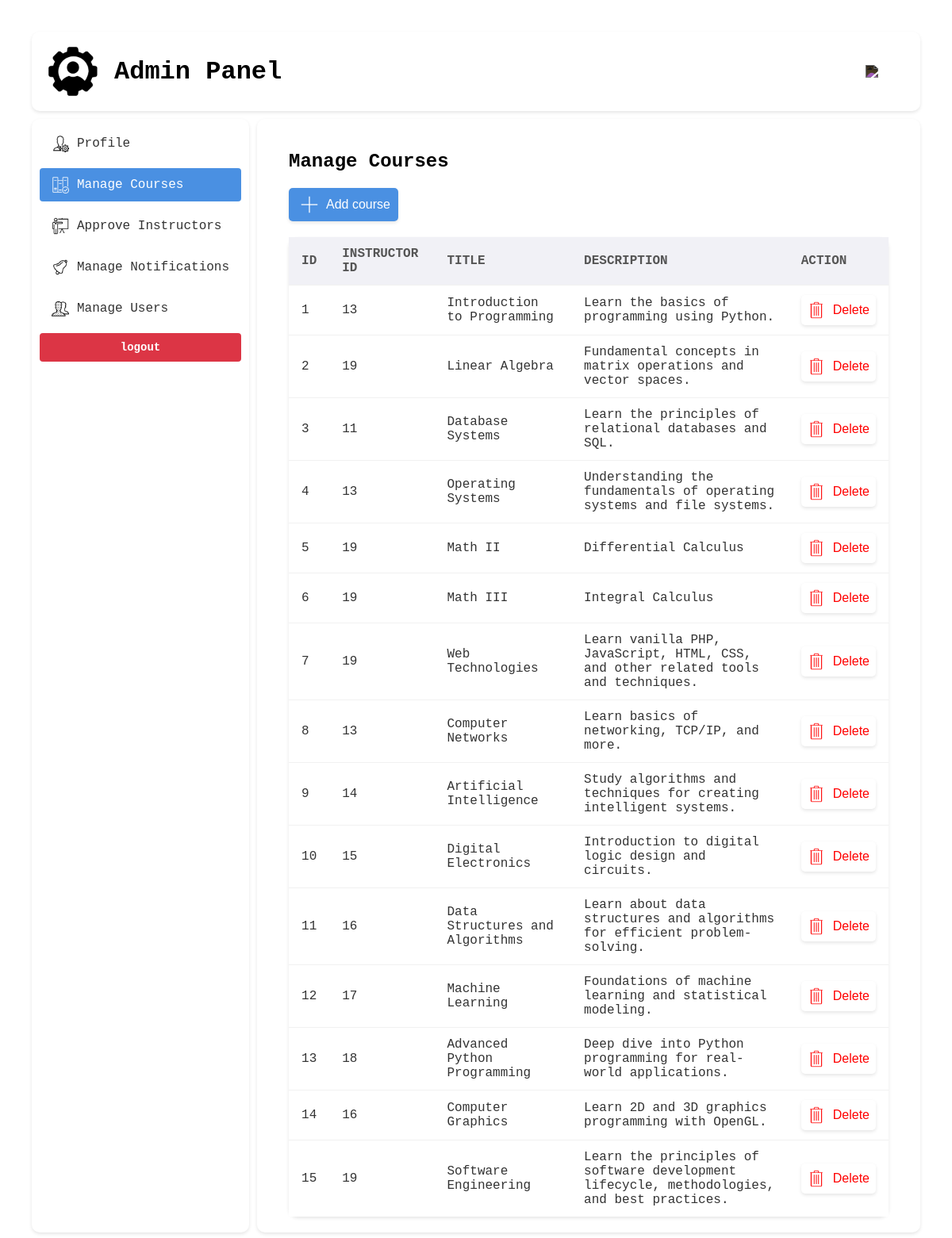
/view/admin/courses.php (signed in), run on the app's committed database.
### tables this page shows
CREATE TABLE `course` (
  `course_id` int(11) NOT NULL,
  `instructor_id` int(11) NOT NULL,
  `title` varchar(255) NOT NULL,
  `description` text DEFAULT NULL
);

### model/admin/Course.php (called while the page is built, shortened)
<?php
class Course {
    public static function getCourses() {
        $db = new Db();
        $conn = $db->open();
        $sql = "SELECT * FROM course";
        return $conn->query($sql);
    }
}

### view/admin/courses.php (the view, shortened to what this page needs)
<!DOCTYPE html>
<html>
<head>
    <link rel='stylesheet' href='../../assets/css/admin/global.css'>
    <link rel='stylesheet' href='../../assets/css/admin/view-courses.css'>
</head>
<body>
<div class="container">
    <?php include 'header.php'; ?>
    <?php include 'navigation.php' ?>
    <div>
        <h2>Manage Courses</h2>
        <a href="add_course.php" class="link-button" id="add-course"><img src='../../assets/uploads/admin/add.png'>Add course</a>
        <table>
            <tr>
                <th>ID</th>
                <th>Instructor ID</th>
                <th>Title</th>
                <th>Description</th>
                <th>Action</th>
            </tr>
            <?php
            require_once '../../model/admin/Course.php';
            $result = Course::getCourses();
            while ($row = $result->fetch_assoc()) {
                echo "<tr>
                        <td>" . $row['course_id'] . "</td>
                        <td>" . $row['instructor_id'] . "</td>
                        <td>" . $row['title'] . "</td>
                        <td>" . $row['description'] . "</td>
                        <td>
                            <a class='link-button' id='delete-course' href='../../control/admin/delete_course.php?id=" . urlencode($row['course_id']) . "'><img src='../../assets/uploads/admin/delete-red.png'>Delete</a>
                        </td>
                      </tr>";
            }
            ?>
        </table>
    </div>
</div>
</body>
</html>

### assets/css/admin/global.css (style rules this page uses)
* { font-family: 'Courier New', Tahoma, sans-serif; box-sizing: border-box; transition: all 0.2s ease; }
body { background: #ffffff; height: 100vh; margin: 0; }
.container { width: 100%; height: 100%; display: grid; grid-template-columns: max-content auto; grid-template-rows: 100px auto; grid-column-gap: 10px; grid-row-gap: 10px; padding: 40px; box-sizing: border-box; }
.container > div { width: 100%; grid-row-start: 2; grid-row-end: 4; padding: 20px 40px; box-shadow: 0 2px 4px rgba(0, 0, 0, 0.1); border-radius: 10px; overflow: auto; }
table { width: 100%; border-collapse: collapse; background-color: white; border-radius: 8px; box-shadow: 0 2px 4px rgba(0, 0, 0, 0.1); overflow: hidden; }
th, td { padding: 12px 16px; text-align: left; }
th { background-color: #f1f1f6; text-transform: uppercase; color: #555; }
td { background-color: #fff; border-top: 1px solid #f1f1f1; color: #333; }
table { border-radius: 12px; overflow: hidden; }
.link-button { font-family: Helvetica, sans-serif; display: inline-block; padding: 8px 8px; text-decoration: none; text-align: center; border-radius: 5px; box-shadow: 0 2px 4px rgba(0, 0, 0, 0.1); }

### assets/css/admin/view-courses.css (style rules this page uses)
#add-course { background: #4a90e2; color: white; display: inline-flex; align-items: center; width: fit-content; padding: 5px 10px; }
#add-course img { width: 32px; margin-right: 5px; }
#delete-course { color: red; display: flex; align-items: center; }
#delete-course img { padding-right: 10px; width: 32px; }
table { margin-top: 20px; overflow: auto; }

### data on the page
course: course_id "1", instructor "13", title "Introduction to Programming", description "Learn the basics of programming using Python."
course: course_id "2", instructor "19", title "Linear Algebra", description "Fundamental concepts in matrix operations and vector spaces."
course: course_id "3", instructor "11", title "Database Systems", description "Learn the principles of relational databases and SQL."
course: course_id "4", instructor "13", title "Operating Systems", description "Understanding the fundamentals of operating systems and file systems."
course: course_id "5", instructor "19", title "Math II", description "Differential Calculus"
course: course_id "6", instructor "19", title "Math III", description "Integral Calculus"
course: course_id "7", instructor "19", title "Web Technologies", description "Learn vanilla PHP, JavaScript, HTML, CSS, and other related tools and techniques."
course: course_id "8", instructor "13", title "Computer Networks", description "Learn basics of networking, TCP/IP, and more."
course: course_id "9", instructor "14", title "Artificial Intelligence", description "Study algorithms and techniques for creating intelligent systems."
course: course_id "10", instructor "15", title "Digital Electronics", description "Introduction to digital logic design and circuits."
course: course_id "11", instructor "16", title "Data Structures and Algorithms", description "Learn about data structures and algorithms for efficient problem-solving."
course: course_id "12", instructor "17", title "Machine Learning", description "Foundations of machine learning and statistical modeling."
course: course_id "13", instructor "18", title "Advanced Python Programming", description "Deep dive into Python programming for real-world applications."
course: course_id "14", instructor "16", title "Computer Graphics", description "Learn 2D and 3D graphics programming with OpenGL."
course: course_id "15", instructor "19", title "Software Engineering", description "Learn the principles of software development lifecycle, methodologies, and best practices."
